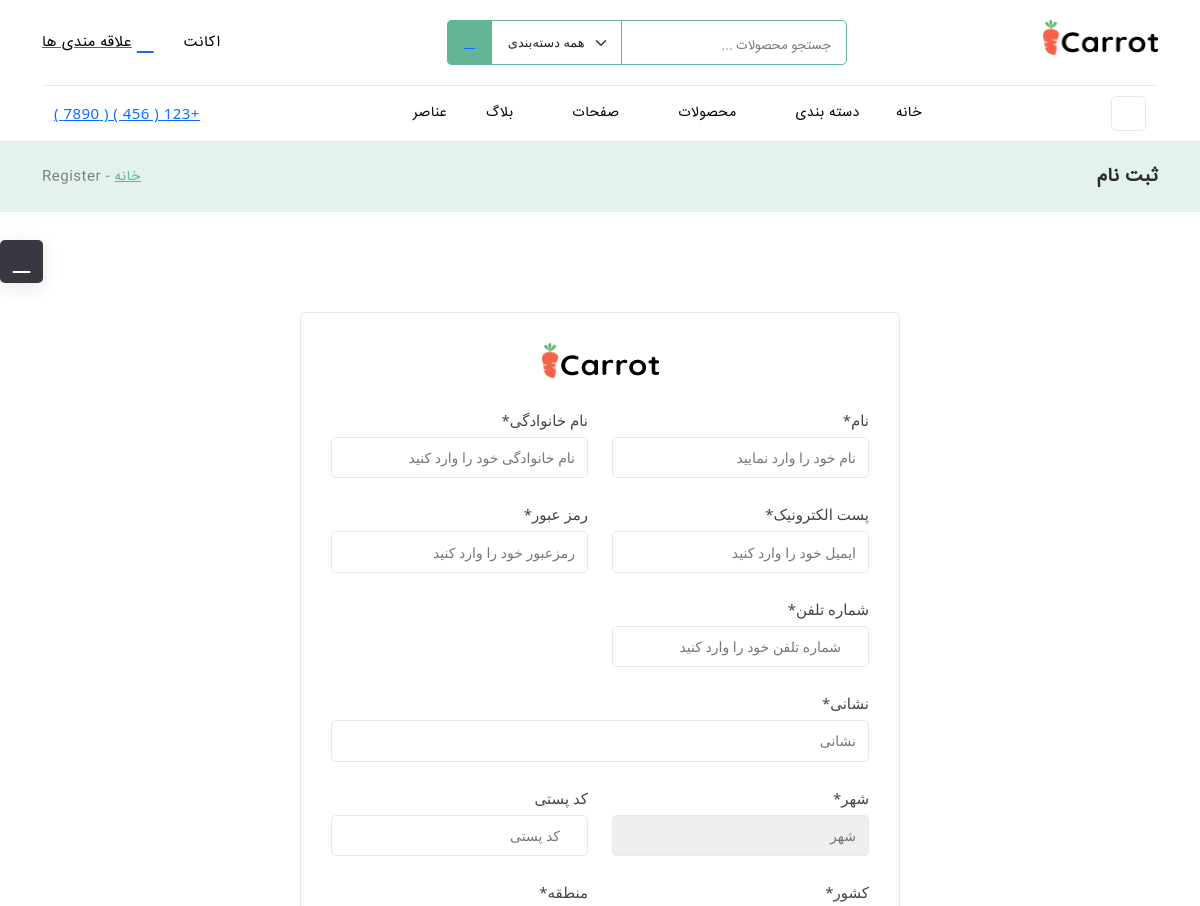
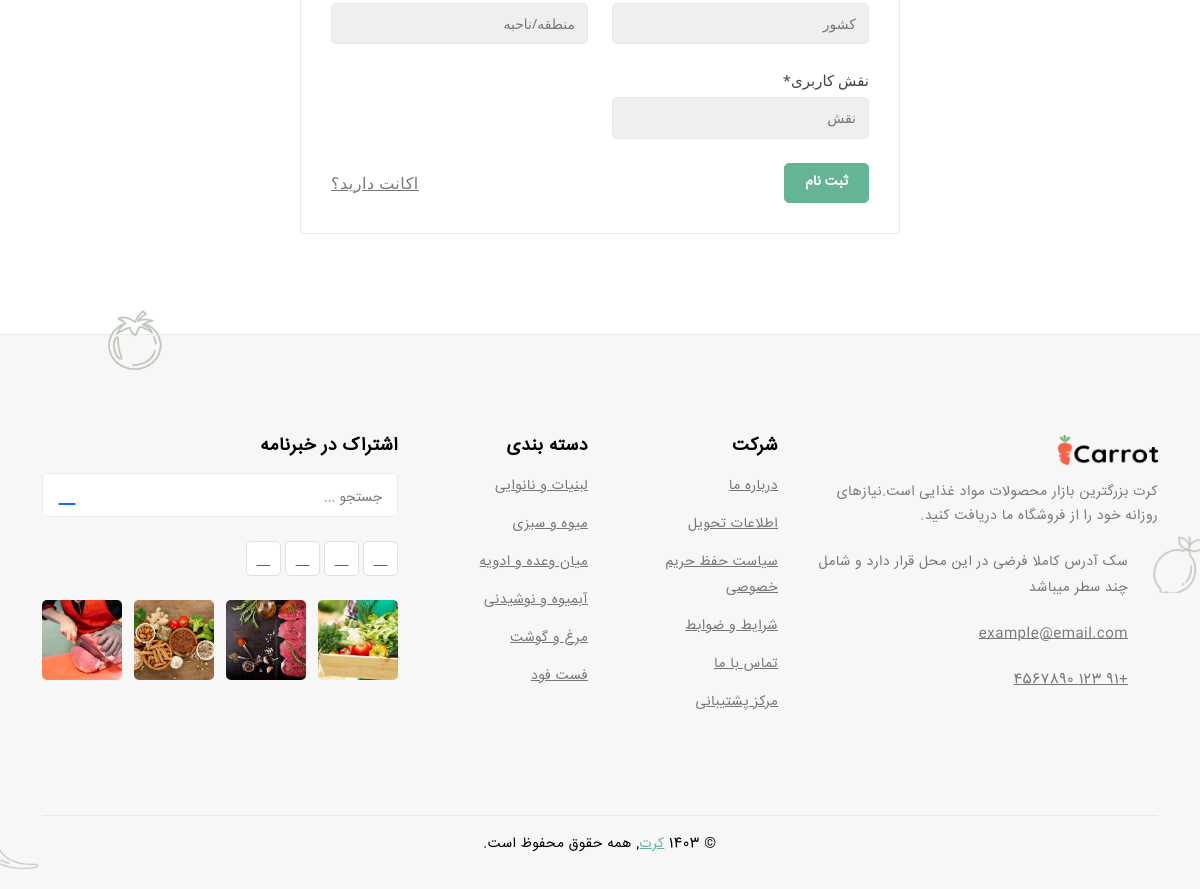
The app's page /php_project/php_project/register.php with its own data (2 pictures, top to bottom).
### tables this page shows
CREATE TABLE IF NOT EXISTS `top_header` (
  `id` int NOT NULL AUTO_INCREMENT,
  `title` varchar(200) NOT NULL,
  `pages` varchar(300) NOT NULL,
  `links` text NOT NULL,
  `icon_src` text NOT NULL,
  `menu` tinyint NOT NULL,
  `a_class` text NOT NULL,
  `link_menu` text NOT NULL,
  PRIMARY KEY (`id`)
);

CREATE TABLE IF NOT EXISTS `top_menu` (
  `id` int NOT NULL AUTO_INCREMENT,
  `title` varchar(300) NOT NULL,
  `content` text NOT NULL,
  `submenu` tinyint NOT NULL,
  `link` text NOT NULL,
  PRIMARY KEY (`id`)
);

### php_project/php_project/register.php (the view, shortened to what the rows shown need)
<!DOCTYPE html>
<html lang="fa" dir="rtl">
<head>
    <link rel="stylesheet" href="assets/css/vendor/materialdesignicons.min.css">
    <link rel="stylesheet" href="assets/css/vendor/remixicon.css">
    <link rel="stylesheet" href="assets/css/vendor/animate.css">
    <link rel="stylesheet" href="assets/css/vendor/bootstrap.min.css">
    <link rel="stylesheet" href="assets/css/vendor/aos.min.css">
    <link rel="stylesheet" href="assets/css/vendor/range-slider.css">
    <link rel="stylesheet" href="assets/css/vendor/swiper-bundle.min.css">
    <link rel="stylesheet" href="assets/css/vendor/jquery.slick.css">
    <link rel="stylesheet" href="assets/css/vendor/slick-theme.css">
    <link rel="stylesheet" href="assets/css/style.css">
    <link rel="stylesheet" href="node_modules/bootstrap/dist/css/bootstrap.css">
</head>
<body class="body-bg-6">
    <header>
        <div class="container">
            <div class="row">
                <div class="col-lg-12">
                    <div class="top-header">
                        <div class="cr-right-bar">
                            <?php
                            $items=Top_header::getRightNav();
                            foreach ($items as $item):?>
                                <ul class="navbar-nav">
                                    <li class="nav-item dropdown">
                                        <a class="<?=$item->a_class ?>" href="<?=$item->links?>">
                                            <i class=<?=$item->icon_src?>></i>
                                            <span><?php echo $item->title?></span>
                                        </a>
                                        <?php
                                        if ($item->menu=== 1) {?>
                                        <ul class="dropdown-menu">
                                            <?php
                                            $a_links=explode('-',$item->link_menu);
                                            $pages = explode('-', $item->pages);
                                            for ($i=0;$i<3;$i++){
                                                ?>
                                                <li>
                                                    <a class="dropdown-item" href=<?=$a_links[$i]?>> <?=$pages[$i]?></a>
                                                </li>
                                            <?php   }} ?>
                                        </ul>
                                    </li>
                                </ul>
                            <?php endforeach; ?>
                        </div>
                    </div>
                </div>
            </div>
            <div class="cr-fix" id="cr-main-menu-desk">
                <div class="container">
                    <div class="cr-menu-list">
                        <nav class="navbar navbar-expand-lg">
                            <div class="collapse navbar-collapse" id="navbarSupportedContent">
                                <ul class="navbar-nav">
                                    <?php $M_items=Top_menu::getMenu();
                                    foreach($M_items as $items){
                                        if ($items->submenu==1){?>
                                            <li class="nav-item dropdown">
                                                <a class="nav-link dropdown-toggle" href="<?=$items->link?>">
                                                    <?= $items->title ?>
                                                </a>
                                            </li>
                                        <?php }}?>
                                </ul>
                            </div>
                        </nav>
                    </div>
                </div>
            </div>
    </header>
    <section class="section-breadcrumb">
        <div class="cr-breadcrumb-image">
            <div class="container">
                <div class="row">
                    <div class="col-lg-12">
                        <div class="cr-breadcrumb-title">
                            <h2>ثبت نام</h2>
                        </div>
                    </div>
                </div>
            </div>
        </div>
    </section>
</body>
</html>

### records on screen
top_header: title "اکانت"
top_header: title "علاقه مندی ها"
top_menu: title "دسته بندی"
top_menu: title "محصولات"
top_menu: title "صفحات"
top_menu: title "بلاگ"
top_menu: title "عناصر"
